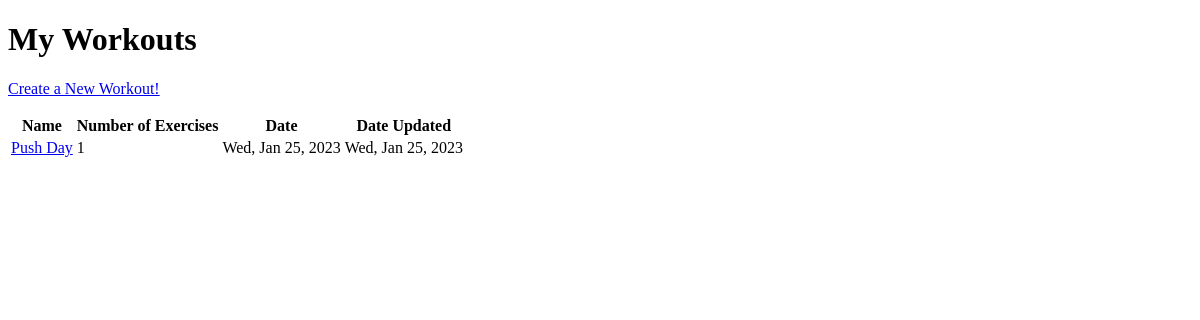
Page /tracker/workouts/ (signed in) on the earlier database version.
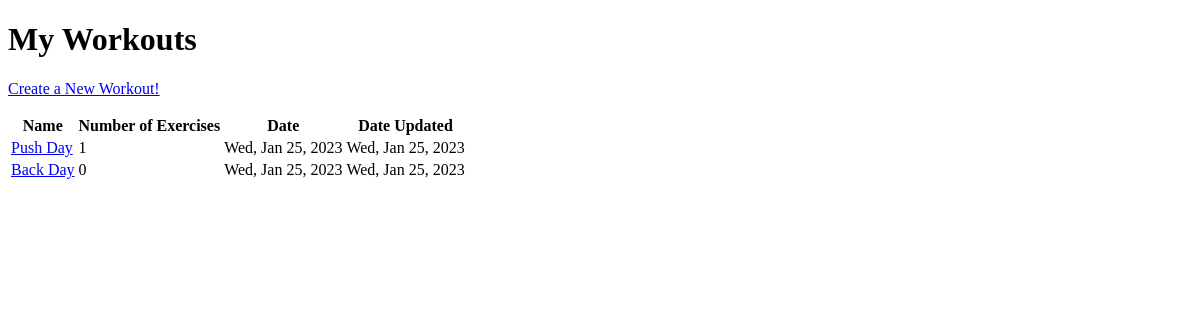
Same page on the later database version.
### tracker/models.py (models this page shows, shortened)
class Workout(models.Model):
    name = models.CharField(max_length=100)
    description = models.TextField(default=None)
    created_on = models.DateTimeField(auto_now_add=True)
    updated_on = models.DateTimeField(auto_now=True)
    user = models.ForeignKey(
        settings.AUTH_USER_MODEL,
        related_name="workouts",
        on_delete=models.CASCADE,
        null=True
    )

### exercises/models.py (models this page shows, shortened)
class Exercise(models.Model):
    created_on = models.DateTimeField(auto_now_add=True)
    name = models.CharField(max_length=150)
    goal = models.CharField(max_length=200)
    sets = models.PositiveSmallIntegerField(default=0)
    reps = models.PositiveSmallIntegerField(default=0)
    weight = models.PositiveSmallIntegerField(default=0)
    met_goal = models.BooleanField(default=False)
    updated_on = models.DateTimeField(auto_now=True)
    workout = models.ForeignKey(
        "tracker.Workout",
        related_name="exercises",
        on_delete=models.CASCADE,
        null=True,
    )
    user = models.ForeignKey(
        settings.AUTH_USER_MODEL,
        related_name="exercises",
        on_delete=models.CASCADE,
    )

### tracker/views.py (the view)
# urls.py: path("workouts/", list_workouts, name="list_workouts"),
@login_required
def list_workouts(request):
    workouts = Workout.objects.filter(user=request.user)
    context = {
        "workouts": workouts,
    }
    return render(request, "tracker/list_workouts.html", context)

### tracker/templates/tracker/list_workouts.html (shortened to what this page needs)
{% extends 'base.html' %}
{% block content %}
    <div>
        <h1>My Workouts</h1>
        <p>
            <a href="{% url 'create_workout' %}">Create a New Workout!</a>
        </p>
        {% if workouts|length == 0 %}
            <p>Currently, you have no workouts.</p>
        {% else %}
            <table>
                <thead>
                    <tr>
                        <th>Name</th>
                        <th>Number of Exercises</th>
                        <th>Date</th>
                        <th>Date Updated</th>
                    </tr>
                </thead>
                <tbody>
                    {% for workout in workouts %}
                        <tr>
                            <td><a href="{% url 'show_my_workout' workout.id %}">{{ workout.name }}</a></td>
                            <td>{{ workout.exercises.all|length }}</td>
                            <td>{{ workout.created_on|date:"D, M j, Y" }}</td>
                            <td>{{ workout.updated_on|date:"D, M j, Y" }}</td>
                        </tr>
                    {% endfor %}
                </tbody>
            </table>
        {% endif %}
    </div>
{% endblock content %}

### tracker/templates/base.html (shortened to what this page needs)
<!DOCTYPE html>
<html lang="en">
<head>
</head>
<body>
    <main>
    {% block content %}
    {% endblock content %}
    </main>
</body>
</html>

Differences in the rows shown:
added Workout: name "Back Day", exercises.all|length "0", created_on "Wed, Jan 25, 2023", updated_on "Wed, Jan 25, 2023"
